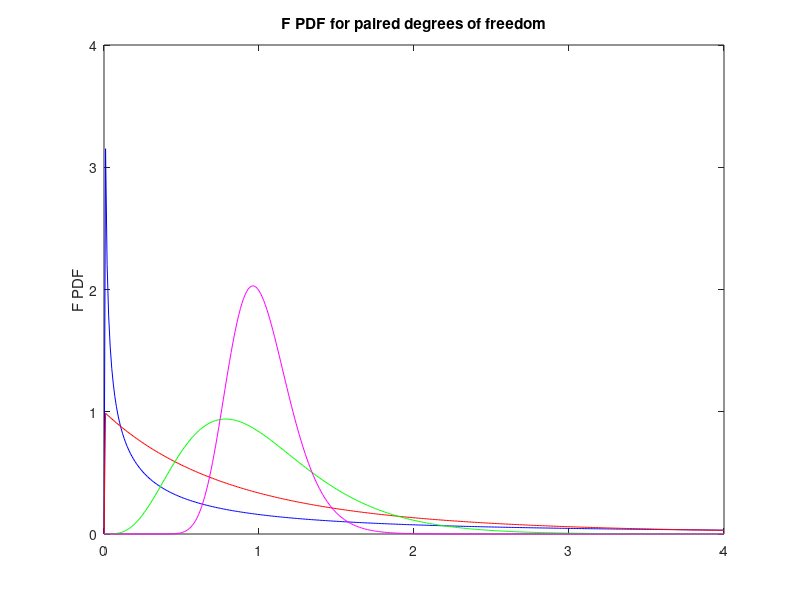

Write MATLAB code to recreate this figure. (Note: this script raises an error after producing the figure.)
%% Example: F Distributions
% Arises where the variance of two independant variables are compared.
% There is a tendancy toward Gaussianity the degrees of freedom for
% both random variables get large. 
% The order of parameters is important. 

%% Central F PDF's compared
% mu and nu are the degrees of freedom for the chi squared distributed
% random variables
clear; close all; clf;
x = 0:0.01:4;

figure(1);
plot(x, fpdf(x,1,1),'b')
xlim([0 4]); ylim([0 4]);
ylabel 'F PDF'
title 'F PDF for paired degrees of freedom'

hold on
plot(x, fpdf(x,2,10),'r')
plot(x,fpdf(x,10,100),'g')
plot(x, fpdf(x,100,100),'m')
hold off

legend('\mu = 1, \nu = 1','\mu = 2, \nu = 10','\mu = 10, \nu = 100',...
    '\mu = 100, \nu = 100','Location','ne')

%% Non central F distributions compared to Central F PDF
% lambda is the non centrality parameter (MATLAB refers to this paramter as
% delta in their functions)
x = 0:0.01:5;

figure(2);
plot(x, fpdf(x,10,100),'b')

hold on
plot(x, ncfpdf(x,10,100,1),'r')
plot(x,ncfpdf(x,10,100,3),'g')
plot(x,ncfpdf(x,10,100,10),'m')
plot(x,ncfpdf(x,10,100,30),'c')
hold off

ylabel 'Probability Density'
title 'Central F distribution (\mu = 10, \nu = 100) compared to Noncentral F distributions (\mu = 10, \nu = 100)'
legend('Central F PDF','\lambda = 1','\lambda = 3','\lambda = 10',...
    '\lambda = 30','Location','ne')
